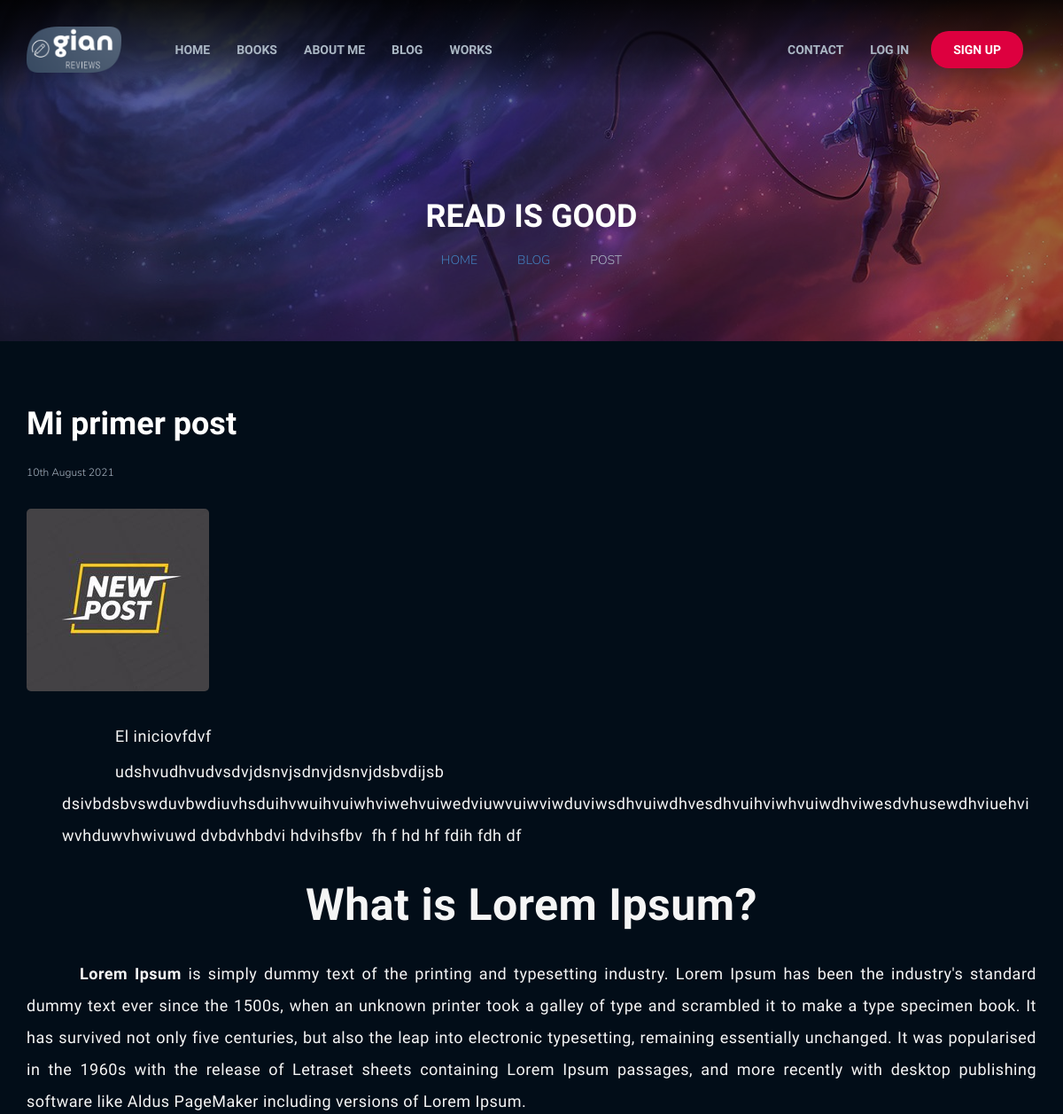
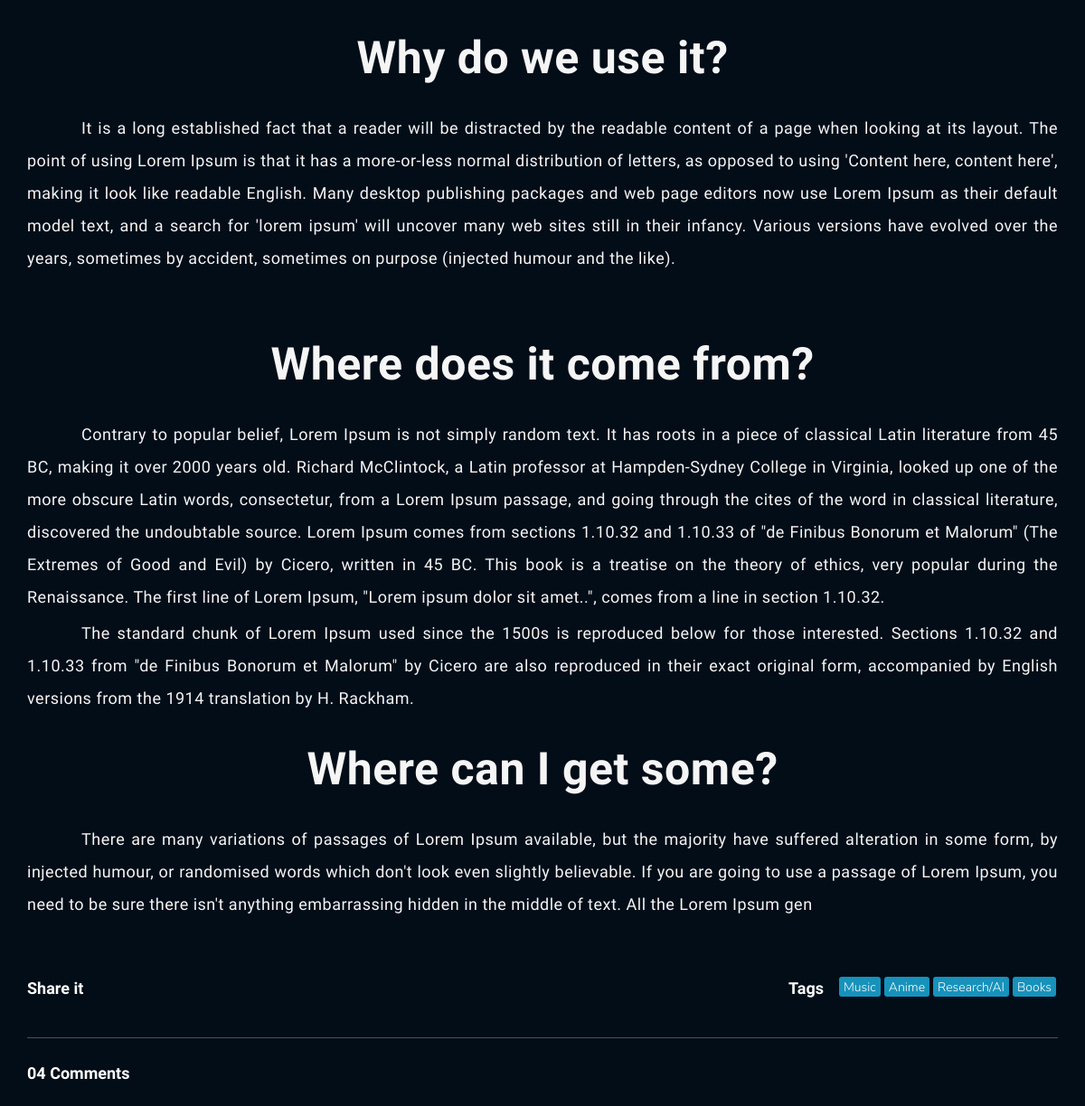
/blog/post/e64e2ca3-07be-4b76-bdaa-a1bc912b9787/ (upper part), run on an earlier commit of the app's database (2 pictures, top to bottom).
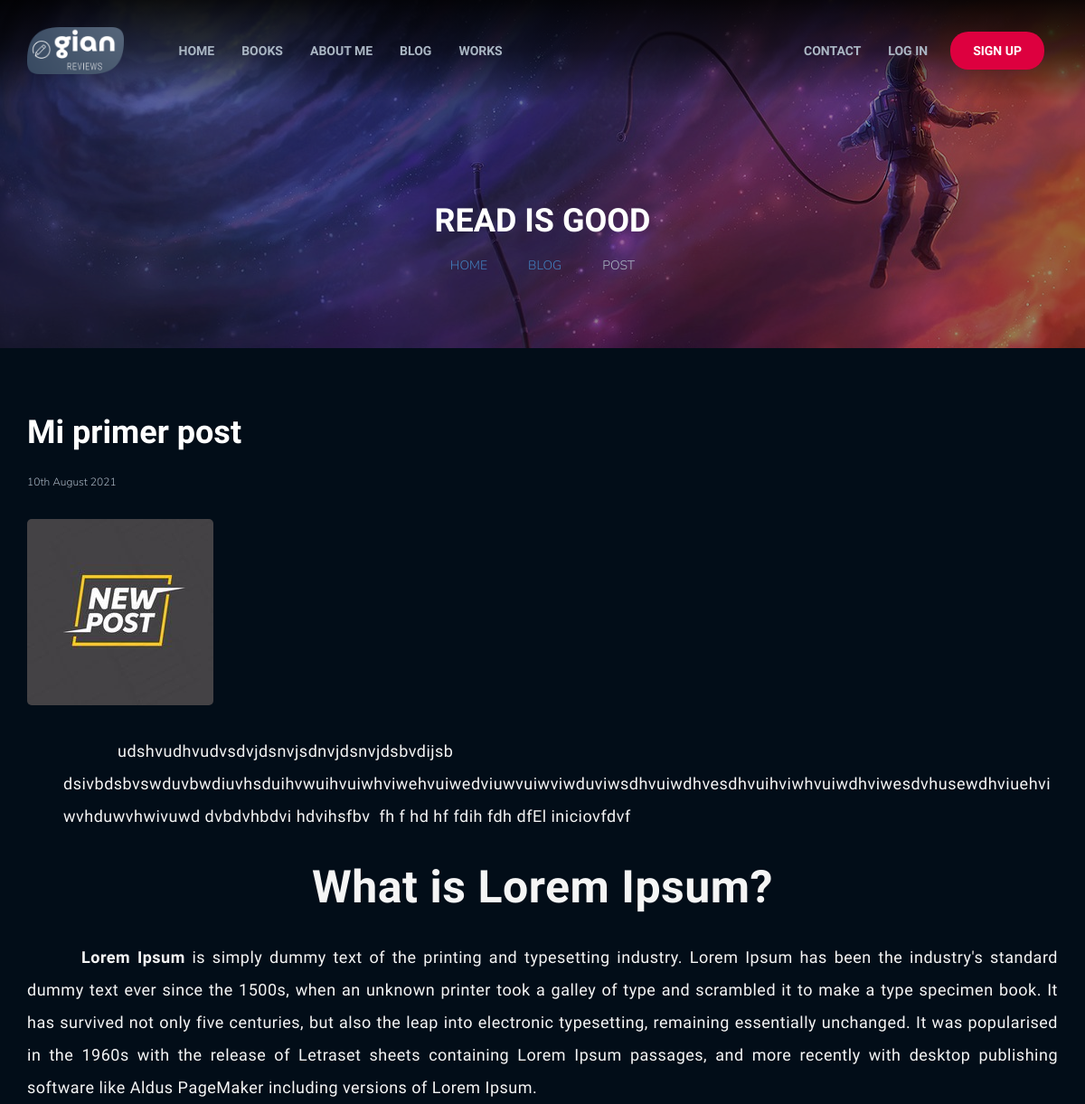
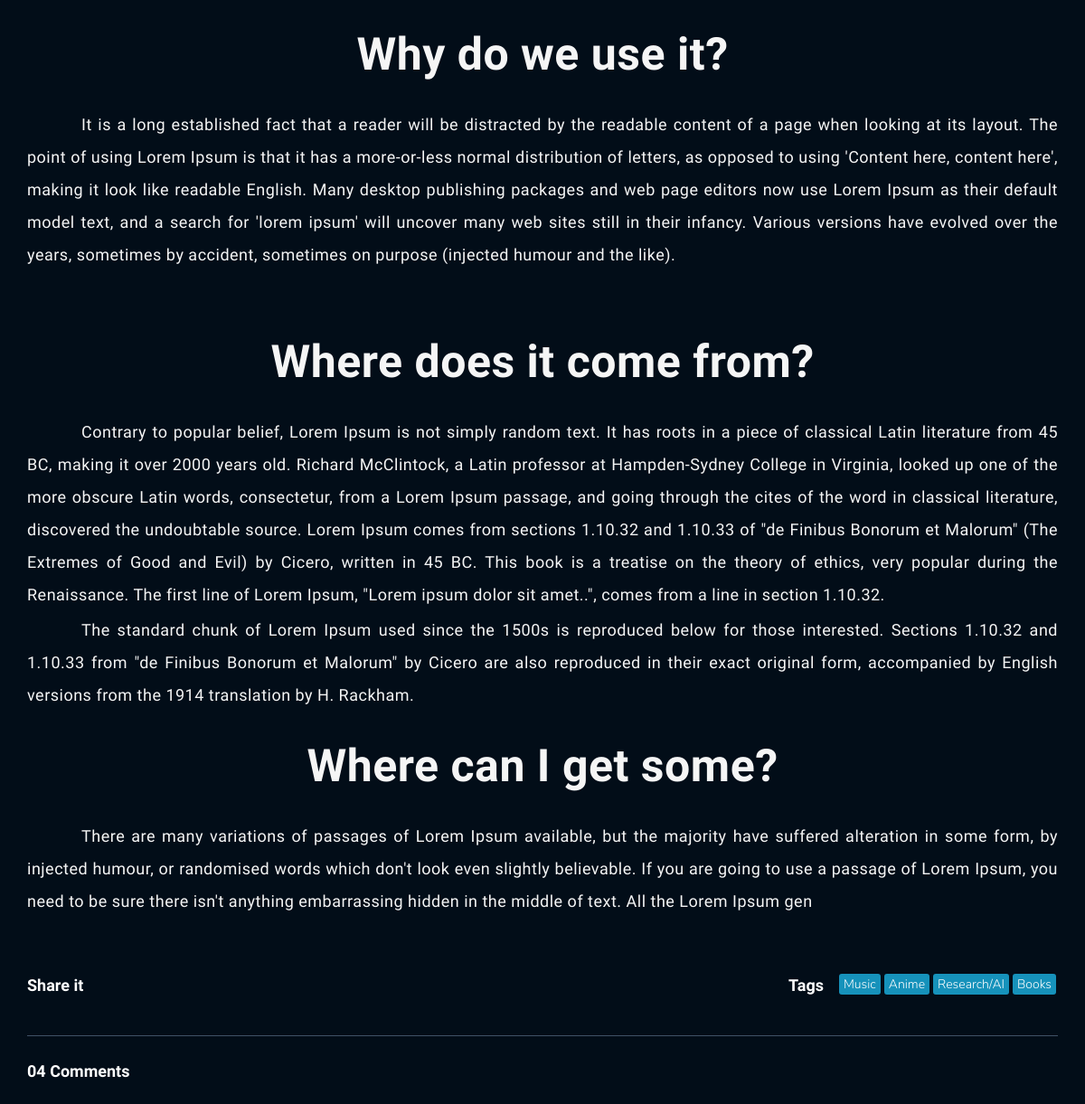
And on a later commit of the database (2 pictures, top to bottom).
### posts/models.py (models this page shows, shortened)
class Post(models.Model):
    id = models.UUIDField(default=uuid.uuid4, unique=True,
                          primary_key=True, editable=False)
    owner = models.ForeignKey(
        Profile, null=True, blank=True, on_delete=models.CASCADE)
    title = models.CharField(max_length=200)
    description = RichTextField(null=True, blank=True)
    featured_image = models.ImageField(
        null=True, blank=True, default="default.jpg")
    tags = models.ManyToManyField('Tag', blank=True)
    vote_total = models.IntegerField(default=0, null=True, blank=True)
    vote_ratio = models.IntegerField(default=0, null=True, blank=True)
    created = models.DateTimeField(auto_now_add=True)
    class Meta:
        ordering = ['-vote_ratio', '-vote_total', 'title']
    @property
    def imageURL(self):
        try:
            url = self.featured_image.url
        except:
            url = ''
        return url

### posts/views.py (the view)
# urls.py: path('post/<str:pk>/',views.post, name='post'),
def post(request,pk):
    postObj = Post.objects.get(id=pk)
    context = {'post': postObj,
                'max':range(10)}
    return render(request, 'posts/single-post.html',context)

### posts/models.py (called while the page is built)
    def __str__(self):
        return self.name

### posts/templates/posts/single-post.html (shortened to what this page needs)
{% extends "main.html" %}
{% block content %}
<div class="hero common-hero">
	<div class="container">
		<div class="row">
			<div class="col-md-12">
				<div class="hero-ct">
					<h1>Read is good</h1>
					<ul class="breadcumb">
						<li class="active"><a href="{% url 'home' %}">Home</a><span class="ion-ios-arrow-right"></span></li>
						<li class="active"><a href="{% url 'blog' %}">Blog</a></li>
						<li> <span class="ion-ios-arrow-right"></span>Post</li>
					</ul>
				</div>
			</div>
		</div>
	</div>
</div>
<div class="page-single">
	<div class="container">
		<div class="row">
			<div class="col-md-12 col-sm-12 col-xs-12">
				<div class="blog-detail-ct">
					<h1>{{post.title}}</h1>
					<span class="time">{{post.created|date:"jS F Y"}}</span> <br>
					<img src="{{post.imageURL}}" alt="">
					<div class="editor" id="post"'>
						{{post.description|safe}}
					</div>
					<div class="flex-it share-tag">
						<div class="social-link">
							<h4>Share it</h4>
							<a href="#"><i class="ion-social-facebook"></i></a>
							<a href="#"><i class="ion-social-twitter"></i></a>
							<a href="#"><i class="ion-social-googleplus"></i></a>
							<a href="#"><i class="ion-social-pinterest"></i></a>
							<a href="#"><i class="ion-social-linkedin"></i></a>
						</div>
						{% if post.tags.all %}
						<div class="right-it">
							<h4>Tags</h4>
							{% for tag in post.tags.all %}
							<div id="tags" class="cate">
								<span class="blue"><a href="#">{{ tag }}</a></span>
							</div>
							{% endfor %}
						</div>
						{% endif %}
					</div>
					<div class="comments">
						<h4>04 Comments</h4>
					</div>
				</div>
			</div>
		</div>
	</div>
</div>
{% endblock content %}

What changed in the data, as far as the page shows it:
changed Post "Mi primer post": description "El iniciovfdvf udshvudhvudvsdvjdsnvjsdnvjdsnvjdsbvdijsb dsivbdsbvswduvbwdiuvhsduihvwuihvuiwhviwehvuiwedviuwvuiwviwduviwsdhvuiwdhvesdhvuihviwhvuiwdhviwesdvhusewdhviuehviwvhduwvhwivuwd dvbdvhbdvi hdvihsfbv fh f hd hf fdih fdh df What is Lorem Ipsum?…" → "udshvudhvudvsdvjdsnvjsdnvjdsnvjdsbvdijsb dsivbdsbvswduvbwdiuvhsduihvwuihvuiwhviwehvuiwedviuwvuiwviwduviwsdhvuiwdhvesdhvuihviwhvuiwdhviwesdvhusewdhviuehviwvhduwvhwivuwd dvbdvhbdvi hdvihsfbv fh f hd hf fdih fdh dfEl iniciovfdvf What is Lorem Ipsum?…"
